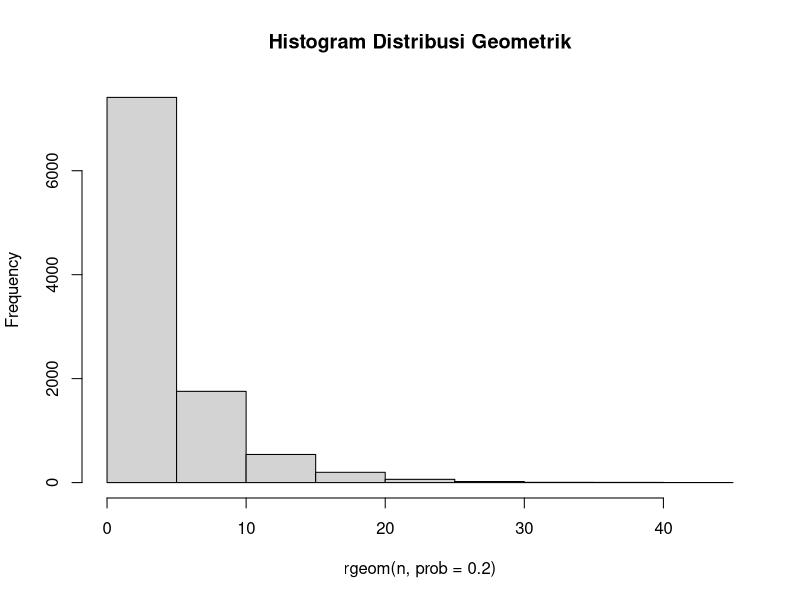

R code for this plot:
# 1. Seorang penyurvei secara acak memilih orang-orang di jalan sampai dia bertemu dengan seseorang yang menghadiri acara vaksinasi sebelumnya

#a
#Berapa peluang penyurvei bertemu x = 3 orang yang tidak menghadiri acara vaksinasi sebelum keberhasilan pertama ketika p = 0,20 dari populasi menghadiri acara vaksinasi ?(distribusi Geometrik)
x = 3
p = 0.20
peluang = dgeom(x-1,p)
peluang

#b
#Mean Distribusi Geometrik dengan 10000 data random , prob = 0,20 dimana distribusi geometrik acak tersebut X = 3 ( distribusi geometrik acak () == 3 )
n = 10000
mean(rgeom(n,p)==3)

#d
#Histogram Distribusi Geometrik , Peluang X = 3 gagal Sebelum Sukses Pertama
hist(rgeom(n, prob = 0.20), main = 'Histogram Distribusi Geometrik')

#e
#Nilai Rataan (μ) dan Varian (σ2) dari Distribusi Geometrik
#nilai Rataan
rataan = x/p
rataan
#Varian
varian = (x-p)/(p^2)
varian